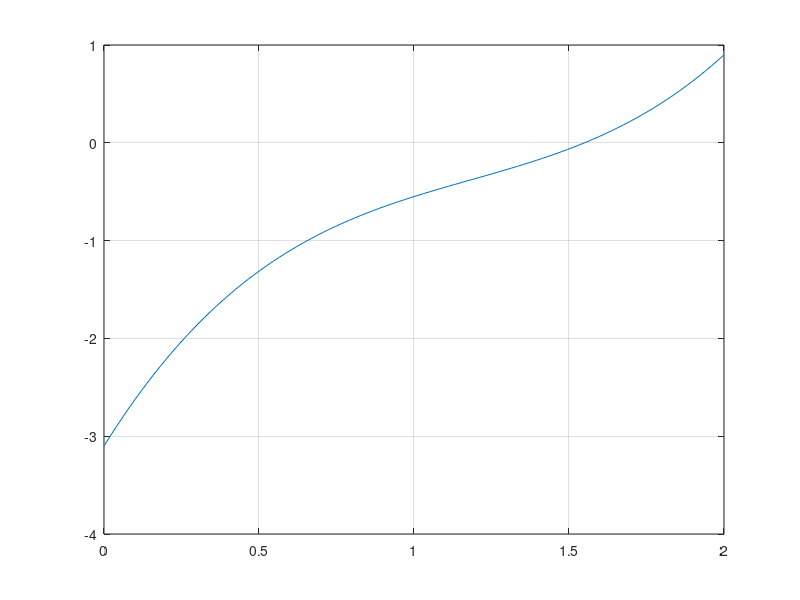

The MATLAB script that drew this image: (Note: this script raises an error after producing the figure.)
P = [1 -3.55 5.1 -3.1];
x = linspace(0,2,100);
F = polyval(P,x);
plot(x,F)
grid on

%%
M = [2 -3 4 -5 6];
[q1,r1] = deconv(K,[1 -3 1])
N = [1 -3 -1 -1];
[q2,r2] = deconv(M,[3 -2 1])

%%
P = [1 -2 6 -10 16];
disp(polyval(P,4))
F = polyder(P);
disp(polyval(F,4))
%%
P = [1 1+2i 0 -1-3i 0 7];
disp(polyval(P,-2-1i));
F = polyder(P);
disp(polyval(F,-2-1i))

%%
P = [1 4 1 -6];
[r, p, k] = residue([1 0 0], P)
%%
P = [1 1 -1 -1];
[r, p, k] = residue([1 3], P)
%%
P = [1 0 0 0 -1];
[r, p, k] = residue([1 0 0], P)


%% UPDATED
n = input("Enter the number");
y = x.^(2*n)-n*x.^(n+1)+n*x.^(n-1)-1;
disp(roots(y));
plot(x,y)
grid on
ylim([-5 5])

%%
x = linspace(1,20,100);
P = 1./x;
r = roots(P);
x1 = linspace(min(r),max(r),100);
if imag(r) == 0
    plot(x1,P)  
    grid on
else
    disp("roots are complex")
end
%%
x = [-1 0 1 2 3];
y = [6 5 0 3 2];
xP = -1:0.01:3;
P = interp1(x,y,xP,'spline');
plot(xP,P)
grid on

%%
n = input("Enter the number");
M = randi(n,n);
disp("Answer:")
if poly(M) == charpoly(M)
    disp("yes!!!")
else
    disp("no :(")
end

%%
f = [1 2 -1 -4 -2];
g = [1 1 -1 -2 -2];
[G,S,T] = gcd(f,g);
disp("Greatest common divisor G");
disp(G);
disp("Linear combination S,T");
disp(S); disp(T)
%%
f = [1 3 1 1 3 1];
g = [0 1 2 0 1 2];
[G,S,T] = gcd(f,g);
disp("Greatest common divisor G");
disp(G);
disp("Linear combination S,T");
disp(S); disp(T)
